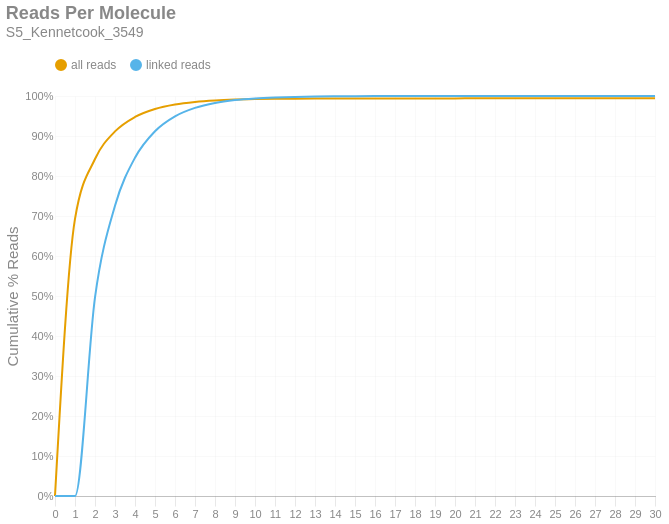

Write notebook code for a chart like this one.
### Markdown cell above
### Reads per Molecule
This chart shows the cumulative distribution of the number of reads per linked molecule. That is, how many alignments are associated with a unique molecule. This excludes the number of reads associated with invalid or absent linked-read barcodes. The `linked` histogram is the percentages recalculated when disregarding singletons.

### Code cell
if SKIPLR:
    print_html(f"Skipped")
else:
    counts = np.bincount(valids['reads'].cast(pl.Int64).to_numpy())
    weighted = counts * np.arange(len(counts))
    all_perc = weighted / n_reads
    linked_perc = weighted / n_linked_reads
    linked_perc[1] = 0
    binned_df = pl.DataFrame({
        'readsper': list(range(len(counts))),
        'all reads (cumsum)': np.cumsum(all_perc).tolist(),
        'linked reads (cumsum)': np.cumsum(linked_perc).tolist(),
    })

    with SafeRender(binned_df):
        (
            density_plot(binned_df, 'Reads Per Molecule', samplename, 'readspmol')
            .encode(
                x=alt.X('readsper:O', title=None).axis(labelAngle=0).scale(padding=0),
                y=alt.Y('value:Q', title='Cumulative % Reads').axis(format='%').stack(False),
                color=alt.Color("key:N").scale(domain=["all reads", "linked reads"]),
                tooltip=[
                    alt.Tooltip("key:N", title="Data Type"),
                    alt.Tooltip("readsper:O", title="Reads Per Molecule"),
                    alt.Tooltip("value:Q", format=".2%", title="% Reads (Cum.)")
                ]            
            )
        ).display()

### Figure 1 — Vega-Lite specification as saved in the notebook (floating-point values rounded to 4 significant figures)
{"width": "container", "height": 400, "config": {"title": {"anchor": "start", "dy": -15, "fontSize": 18, "color": "#888888", "subtitleColor": "#888888", "subtitleFontSize": 14}, "arc": {"fill": "#0072B2"}, "axis": {"domainColor": "#888888", "domainWidth": 0.5, "gridWidth": 0.2, "grid": false, "titleFontWeight": 400, "titleFontSize": 15, "labelFontSize": 11, "labelColor": "#888888", "tickColor": "#888888", "tickWidth": 0.2, "titleColor": "#888888"}, "axisBand": {"grid": false}, "axisX": {"grid": true, "tickSize": 10, "domainCap": "round"}, "axisY": {"domain": false, "grid": true, "tickSize": 0, "domainCap": "round"}, "background": "transparent", "header": {"labelFontSize": 15, "labelColor": "#888888", "titleFontSize": 15, "titleFontWeight": 600, "titleColor": "#888888"}, "legend": {"labelFont": "sans-serif", "labelFontSize": 12, "labelColor": "#888888", "symbolSize": 100, "symbolType": "circle", "titleFontSize": 12, "titlePadding": 10, "titleColor": "#888888", "title": null, "orient": "top"}, "range": {"category": ["#E69F00", "#56B4E9", "#009E73", "#F0E442", "#0072B2", "#D55E00", "#CC79A7", "#000000"], "diverging": ["#cfe8f3", "#a2d4ec", "#73bfe2", "#46abdb", "#1696d2", "#12719e"]}, "area": {"fill": "#0072B2", "fillOpacity": 0.7, "line": true, "strokeOpacity": 0.7}, "line": {"color": "#0072B2", "stroke": "#0072B2", "strokeWidth": 2}, "trail": {"color": "#0072B2", "stroke": "#0072B2", "strokeWidth": 0, "size": 1}, "point": {"filled": true, "fillOpacity": 1.0, "size": 95}, "text": {"color": "#888888", "fontSize": 11, "align": "right", "fontWeight": 400, "size": 11}, "bar": {"fill": "#0072B2", "stroke": null}, "view": {"stroke": null, "continuousWidth": 660, "continuousHeight": 400}}, "data": {"name": "data-0aa741fd0621cd3aa6aa547014f6983d"}, "mark": {"type": "line", "interpolate": "monotone", "point": {"opacity": 0, "size": 275}}, "encoding": {"color": {"field": "key", "scale": {"domain": ["all reads", "linked reads"]}, "type": "nominal"}, "tooltip": [{"field": "key", "title": "Data Type", "type": "nominal"}, {"field": "readsper", "title": "Reads Per Molecule", "type": "ordinal"}, {"field": "value", "format": ".2%", "title": "% Reads (Cum.)", "type": "quantitative"}], "x": {"axis": {"labelAngle": 0}, "field": "readsper", "scale": {"padding": 0}, "title": null, "type": "ordinal"}, "y": {"axis": {"format": "%"}, "field": "value", "stack": false, "title": "Cumulative % Reads", "type": "quantitative"}}, "params": [{"name": "param_c36ac31b6afebe62", "select": {"type": "point", "fields": ["key"]}, "bind": "legend"}], "title": {"text": "Reads Per Molecule", "subtitle": "S5_Kennetcook_3549"}, "transform": [{"fold": ["all reads (cumsum)", "linked reads (cumsum)"]}, {"calculate": "replace(datum.key, ' (cumsum)', '')", "as": "key"}, {"filter": {"param": "param_c36ac31b6afebe62"}}], "usermeta": {"embedOptions": {"downloadFileName": "S5_Kennetcook_3549.readspmol"}}, "$schema": "https://vega.github.io/schema/vega-lite/v6.1.0.json", "datasets": {"data-0aa741fd0621cd3aa6aa547014f6983d": [{"readsper": 0, "all reads (cumsum)": 0.0, "linked reads (cumsum)": 0.0}, {"readsper": 1, "all reads (cumsum)": 0.6929, "linked reads (cumsum)": 0.0}, {"readsper": 2, "all reads (cumsum)": 0.8424, "linked reads (cumsum)": 0.4966}, {"readsper": 3, "all reads (cumsum)": 0.9114, "linked reads (cumsum)": 0.7256}, {"readsper": 4, "all reads (cumsum)": 0.9476, "linked reads (cumsum)": 0.8458}, {"readsper": 5, "all reads (cumsum)": 0.9675, "linked reads (cumsum)": 0.9119}, {"readsper": 6, "all reads (cumsum)": 0.9788, "linked reads (cumsum)": 0.9492}, {"readsper": 7, "all reads (cumsum)": 0.9851, "linked reads (cumsum)": 0.9703}, {"readsper": 8, "all reads (cumsum)": 0.9889, "linked reads (cumsum)": 0.9827}, {"readsper": 9, "all reads (cumsum)": 0.991, "linked reads (cumsum)": 0.99}, {"readsper": 10, "all reads (cumsum)": 0.9922, "linked reads (cumsum)": 0.994}, {"readsper": 11, "all reads (cumsum)": 0.993, "linked reads (cumsum)": 0.9963}, {"readsper": 12, "all reads (cumsum)": 0.9934, "linked reads (cumsum)": 0.9978}, {"readsper": 13, "all reads (cumsum)": 0.9937, "linked reads (cumsum)": 0.9988}, {"readsper": 14, "all reads (cumsum)": 0.9939, "linked reads (cumsum)": 0.9993}, {"readsper": 15, "all reads (cumsum)": 0.9939, "linked reads (cumsum)": 0.9996}, {"readsper": 16, "all reads (cumsum)": 0.994, "linked reads (cumsum)": 0.9998}, {"readsper": 17, "all reads (cumsum)": 0.994, "linked reads (cumsum)": 0.9999}, {"readsper": 18, "all reads (cumsum)": 0.9941, "linked reads (cumsum)": 0.9999}, {"readsper": 19, "all reads (cumsum)": 0.9941, "linked reads (cumsum)": 1.0}, {"readsper": 20, "all reads (cumsum)": 0.9941, "linked reads (cumsum)": 1.0}, {"readsper": 21, "all reads (cumsum)": 0.9941, "linked reads (cumsum)": 1.0}, {"readsper": 22, "all reads (cumsum)": 0.9941, "linked reads (cumsum)": 1.0}, {"readsper": 23, "all reads (cumsum)": 0.9941, "linked reads (cumsum)": 1.0}, {"readsper": 24, "all reads (cumsum)": 0.9941, "linked reads (cumsum)": 1.0}, {"readsper": 25, "all reads (cumsum)": 0.9941, "linked reads (cumsum)": 1.0}, {"readsper": 26, "all reads (cumsum)": 0.9941, "linked reads (cumsum)": 1.0}, {"readsper": 27, "all reads (cumsum)": 0.9941, "linked reads (cumsum)": 1.0}, {"readsper": 28, "all reads (cumsum)": 0.9941, "linked reads (cumsum)": 1.0}, {"readsper": 29, "all reads (cumsum)": 0.9941, "linked reads (cumsum)": 1.0}, {"readsper": 30, "all reads (cumsum)": 0.9941, "linked reads (cumsum)": 1.0}]}}
